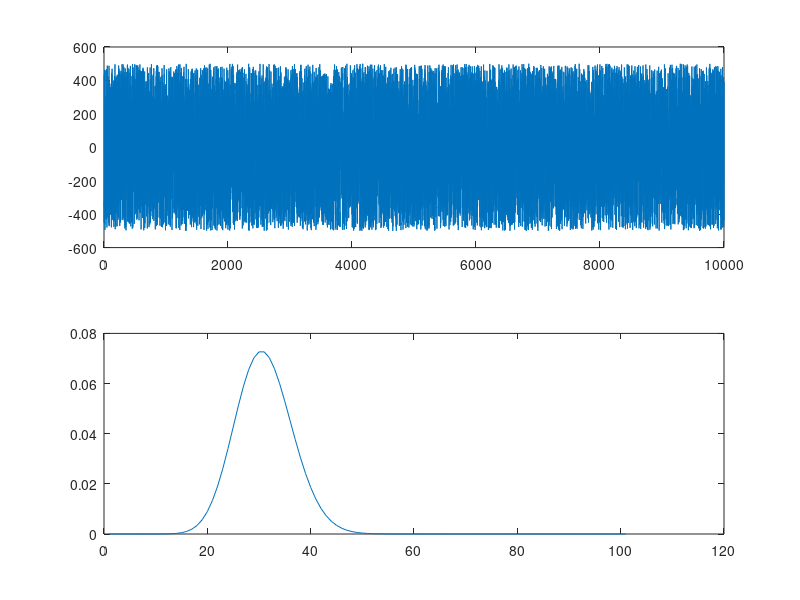

Here is the MATLAB script that generated this plot:

%% Lighthouse problem, p29
clear all;
N=20; % Number of measurements
azims = (rand(N,1)-0.5).*pi; % generate random angles
plot(azims)


% Convert random angles into random shore measurements positions (x_k)
xks = @(al,bet) bet.*tan(azims)+al; 
hist(xks(0,1),30)

% likelihood of uniform azimuthal emission -> cauchy distribution in x_k
% (2.34)
Lkhd_x = @(xk,al,bet) bet./(pi.*(bet.^2+(xk-al).^2));

% Now try to find the best estimate of al, assuming bet=1
Pr_al = 1; % Prior, assume that alpha prob dist is a constant, could be anywhere.

% Use Bayes' theorem to caculate posterior. It's basically equal to the
% likelihood. Still formula for just one measurement. To do all
% measurements, multiply likelihoods of each observed x_k together because
% they are independent events.
Po_al = @(xk,al,bet) bet./(pi.*(bet.^2+(xk-al).^2)); 

% Take the log (from the formula in the book). This step accounts for all
% experimental measurements (or rand angles in this case) by 
L_al = @(xk,al,bet) -sum(log(bet.^2+(xk-al).^2));

% Now we're at the point where we can plug in our data points and
% numerically scan over the al parameter to find the maximum

% At this stage, generate virtual points by setting alpha to the "true"
% value, so we can generate the x's and use the analysis to identify it.
% xks(0,1) is all the x_k's generated from the initial azims.
% Change it around and you can see that the best estimate calculated below
% will be close to the initial alpha value you give.
i = 1;
for al = -10:.01:10
    L_al_num(i,1)= al;
    L_al_num(i,2)= L_al(xks(0,1),al,1);
    i=i+1;    
end
plot(L_al_num(:,1),L_al_num(:,2))
xlim([-4,4])
% Best estimate is given by max of log(posterior)
best = L_al_num(L_al_num(:,2)==max(L_al_num(:,2)),1)

% Standard deviation. Can calculate from 2nd derivative 
% dL_al = @(xk,al,bet) -2.*sum((xk-al)./(bet^2+(xk-al)^2));
% 
% hist(xks(1,1),40)


%% Lighthouse problem varying both beta and alpha
clear all;
N=100; % Number of measurements
azims = (rand(N,1)-0.5).*pi; % generate random angles
plot(azims)


% Convert random angles into random shore measurements positions (x_k)
xks = @(al_o,bet_o) bet_o.*tan(azims)+al_o; 
hist(xks(0,3),30)

% likelihood of uniform azimuthal emission -> cauchy distribution in x_k
% (2.34)
Lkhd_x = @(xk,al,bet) bet./(pi.*(bet.^2+(xk-al).^2));

% Now try to find the best estimate of al and bet. 
Pr_al = 1; % Prior, assume that alpha, beta prob dist is a constant, could be anywhere.

% Use Bayes' theorem to caculate posterior. It's basically equal to the
% likelihood. Still formula for just one measurement. To do all
% measurements, multiply likelihoods of each observed x_k together because
% they are independent events.
Po_al = @(xk,al,bet) bet./(pi.*(bet.^2+(xk-al).^2)); 

% Take the log (from the formula in the book). Contrary to formula in book,
% the beta term in the numerator now varies as we scan. It's no longer a
% constant, so we need to include it in the sum.
L_al = @(xk,al,bet) sum(log(bet)-log(bet.^2+(xk-al).^2));

% Now we're at the point where we can plug in our data points and
% numerically scan over the al parameter to find the maximum

% At this stage, generate virtual points by setting alpha to the "true"
% value, so we can generate the x's and use the analysis to identify it.
% xks(0,1) is all the x_k's generated from the initial azims.
% Change it around and you can see that the best estimate calculated below
% will be close to the initial alpha value you give.

i = 1;
j = 1;
al_o = 0;
bet_o = 4;
for al = -10:.1:10
    j=1;
    for bet = 0:.1:20
        L_al_num(j,i)= L_al(xks(al_o,bet_o),al,bet);
        j=j+1;
    end
    i=i+1;
end
[AL,BET] = meshgrid(-10:.1:10,0:.1:20);
surf(AL,BET,L_al_num,'EdgeColor','none');
view([0 0 1])

% Best estimate is given by max of log(posterior)
[a,b] = find(L_al_num==max(max(L_al_num)));
al_best = AL(a,b)
bet_best = BET(a,b)
% Standard deviation. Can calculate from 2nd derivative 
% dL_al = @(xk,al,bet) -2.*sum((xk-al)./(bet^2+(xk-al)^2));
% 
% hist(xks(1,1),40)

% Cool. Bayesian.... learned.


%% Poisson simulation of gaussian function with Amplitude (A) and 
% Background (B) and Bayesian
% analysis. Center distribution at 0, with a true amplitude of 1 and a
% background of 2.

%% Generate 4 different distributions of random numbers that follow the 
% Gaussian distribution, with A=1, B=2

% Just use randn
D1 = 1*normrnd(0,5,100,1)+2;
subplot(2,1,1) 
plot(D1);
subplot(2,1,2) 
hist(D1,15);




%% Generate Datum according to eq(3.1), with A=1, B=2
rands = rand(10000,1)-.5;
D1 = 1000.*(rands).*(1.*exp(-(1000.*(rands)).^2/(2.*5^2))+1);
subplot(2,1,1) 
plot(D1);
subplot(2,1,2) 
hist(D1,30);













%% Fail

% Measured distribution should be a gaussian distribution, but with poisson
% noise
Poiss = @(N,D) D^N*exp(-D)/factorial(N);

for i = 0:100
    P(i+1) = Poiss(i,30);
end
plot(P);

% Matlab function for generating random poisson numbers
for i = 0:10000
    D1(i+1) = poissrnd(1)+2;
end
